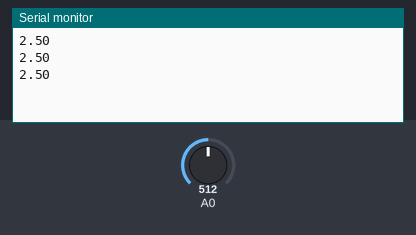
Bench run of a sketch on a simulated Arduino Uno, built with avr-gcc and run on an emulated ATmega328P. Parts: the last lines printed to the serial monitor. The inputs (shaded band) are chosen by the test bench; at power-on: A0 = 512.

Above: at 1.3 s.
1.4 s: A0 set to 716
At 1.9 s:
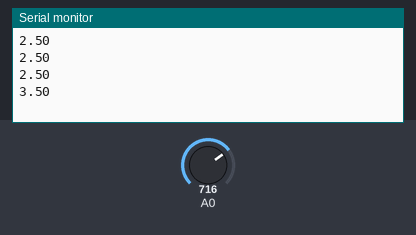
2.9 s: A0 set to 900
At 3.4 s:
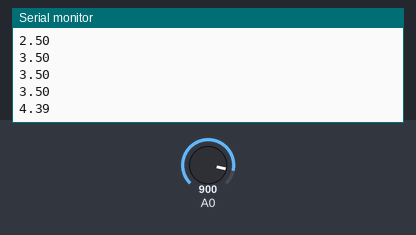
Timing chart, 0 to 5.9 s (numbered marks = the images above; inputs shaded):
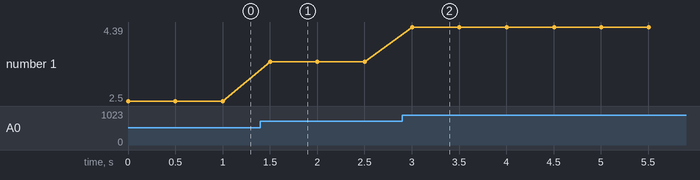

Measured:
- after the input at 1.4 s, the serial monitor: prints a new line after 0.10 s (image 1)
- after the input at 2.9 s, the serial monitor: prints a new line after 0.10 s (image 2)
- plotted number 1: 2.5 → 3.5 after the input at 1.4 s, 3.5 → 4.39 after the input at 2.9 s

The sketch:

turbidostat.ino
```cpp
int led = 13;

void setup() {
  Serial.begin(9600); //Baud rate: 9600
}
void loop() {
  int sensorValue = analogRead(A0);// read the input on analog pin 0:
  float voltage = sensorValue * (5.0 / 1024.0); // Convert the analog reading (which goes from 0 - 1023) to a voltage (0 - 5V):
  Serial.println(voltage); // print out the value you read:
  if (voltage > 2) digitalWrite(led, HIGH);
  else digitalWrite(led, LOW);
  delay(500);
}
```
